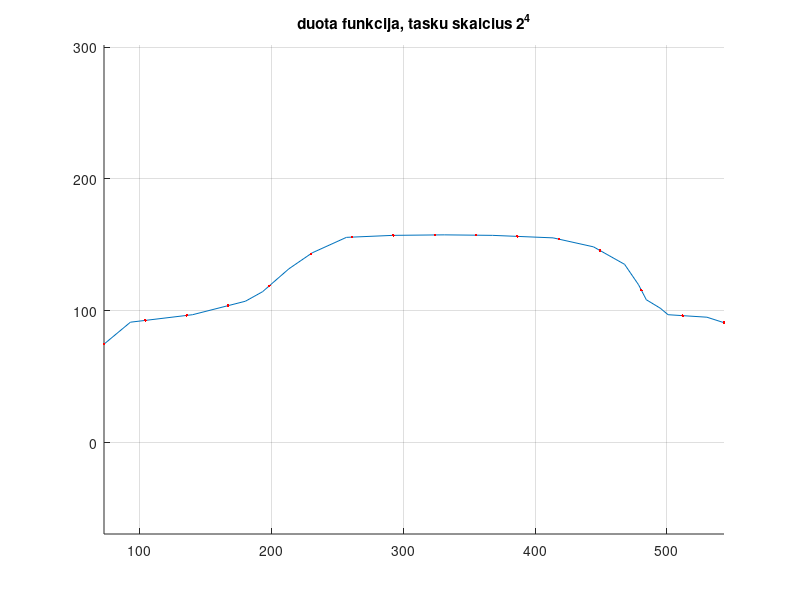
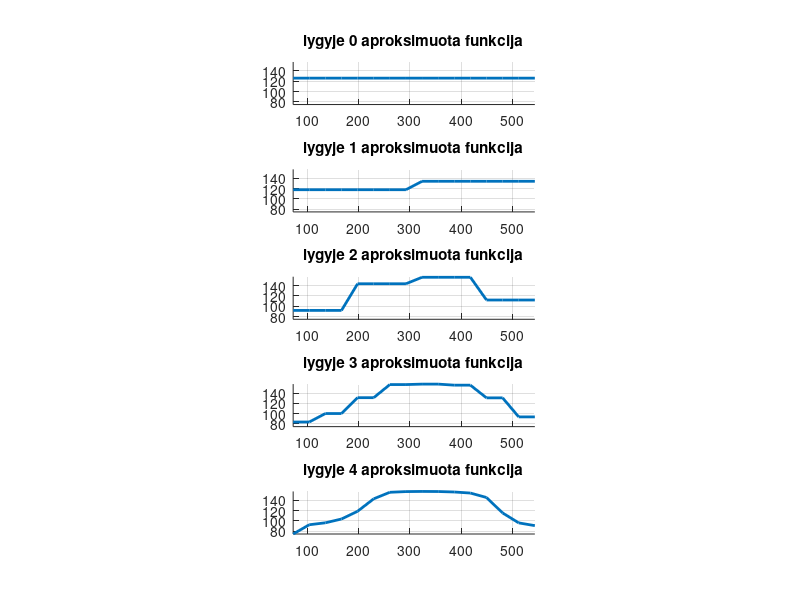
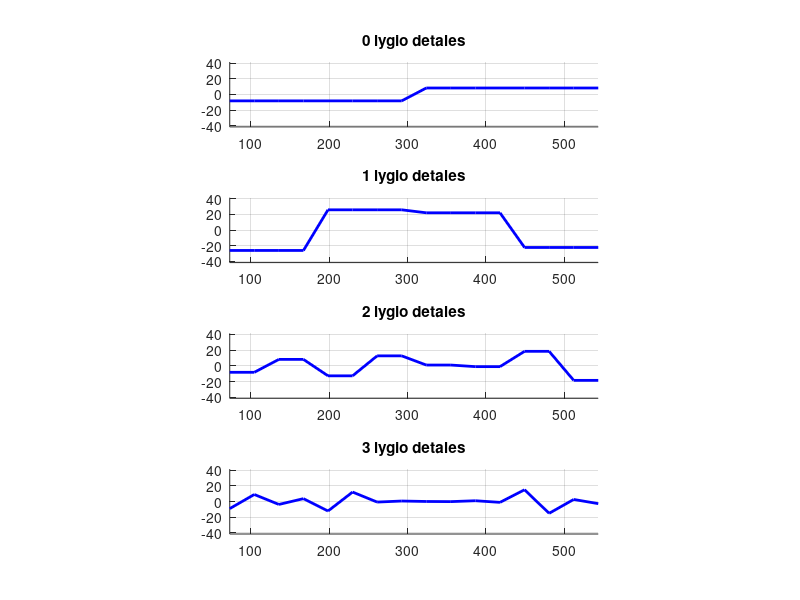

Write the MATLAB code that produced these figures, in order.
%
%   Haro bangeliu aproksimacija
%

function main
clc;close all;clear all;
spalvos={'r-','g-','m-','c-','k-','y-','r.','g.','m.','c.','k.','y.'};

% Is failu ivedami duomenys: 
n=4 
nnn=2^n;
fclose all; fhx=fopen('carx.txt','r'); fhy=fopen('cary.txt','r');
figure(1); axis equal,hold on,grid on
SX=fscanf(fhx,'%g '); SY=fscanf(fhy,'%g '); fclose all; plot(SX,SY); 
a=min(SX),b=max(SX),t=[a:(b-a)/(nnn-1):b];
ts=interp1(SX,SY,t);
clear SX SY, SX=t;SY=ts;plot(SX,SY,'r.');   
title(sprintf('duota funkcija, tasku skaicius 2^%d',n));
xmin=min(SX);xmax=max(SX);
ymin=min(SY);ymax=max(SY);


% Aproksimavimas Haro bangelemis:
m=4  % detalumo lygiu skaicius, ne didesnis nei n
smooth=(b-a)*SY*2^(-n/2); % auksciausio detalumo suglodinimas (pagal duota funkcija)

for i=1:m
    smooth1=(smooth(1:2:end)+smooth(2:2:end))/sqrt(2);
    details{i}=(smooth(1:2:end)-smooth(2:2:end))/sqrt(2);
    fprintf(1,'\n details %d :  ',i);fprintf('%g ', details{i});
    smooth=smooth1;
end
fprintf(1,'\n smooth  %d :  ',i);fprintf('%g ', smooth);fprintf('\n');
% Funkcijos rekonstrukcija:

h=zeros(1,nnn); for k=0:2^(n-m)-1, h=h+smooth(k+1)*Haar_scaling(SX,n-m,k,a,b); end  % suglodinta funkcija
leg={sprintf('aproksimuota funkcija, detalumo lygmuo %d',n-m)};
figure(2);subplot(m+1,1,1),axis equal,axis([xmin xmax ymin ymax]); hold on,grid on, plot(SX,h,'Linewidth',2);title(sprintf('lygyje %d aproksimuota funkcija',0));

for i=0:m-1 %detalumo didinimo ciklas
    % apskaiciuojamos funkcijos detales:  
    h1=zeros(1,nnn); for k=0:2^(n-m+i)-1, h1=h1+details{m-i}(k+1)*Haar_wavelet(SX,n-m+i,k,a,b);  end
    figure(3),subplot(m,1,i+1), axis equal,hold on,grid on
    yshift=(ymin+ymax)/2;axis([xmin xmax ymin-yshift ymax-yshift]), plot(SX,h1,'b-','Linewidth',2);title(sprintf('%d lygio detales',i));
    leg={leg{1:end},sprintf('lygmens %d detales',n-m+i)};
    h=h+h1; % detales pridedamos prie ankstesnio suglodinto vaizdo
    figure(2);subplot(m+1,1,i+2),axis equal,axis([xmin xmax ymin ymax]), hold on,grid on, plot(SX,h,'Linewidth',2);title(sprintf('lygyje %d aproksimuota funkcija' ,i+1));
end

return
end


function h=Haar_scaling(x,j,k,a,b)   % ***********************************************************
eps=1e-9;
xtld=(x-a)/(b-a); % (a,b) intervale duota kintamojo reiksme perskaiciuojama i "standartini" 
                        % intervala (0,1), kuriame uzrasyta bangeles formule  
xx=2^j*xtld-k; h=2^(j/2)*(sign(xx+eps)-sign(xx-1-eps))/(2*(b-a));
return
end

function h=Haar_wavelet(x,j,k,a,b)   % ************************************************************
eps=1e-9;
xtld=(x-a)/(b-a); % (a,b) intervale duota kintamojo reiksme perskaiciuojama i "standartini" 
                        % intervala (0,1), kuriame uzrasyta bangeles formule  
xx=2^j*xtld-k; h=2^(j/2)*(sign(xx+eps)-2*sign(xx-0.5)+sign(xx-1-eps))/(2*(b-a));
return
end

